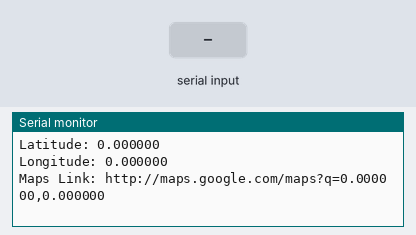
Bench run of a sketch on a simulated ESP8266 (Wemos D1 mini). On the bench: the last lines printed to the serial monitor. The inputs (shaded band) are chosen by the test bench.

Above: at 3.8 s.
3.9 s: "90,45,200\n" received over the second serial link
At 6.5 s:
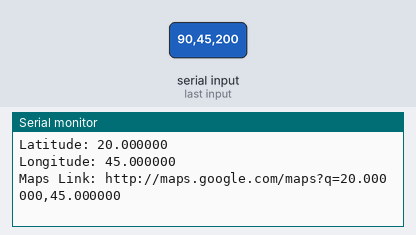
6.7 s: "30,150,10\n" received over the second serial link
At 9.5 s:
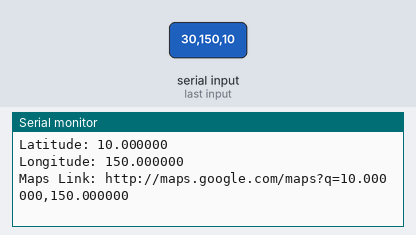
Timing chart, 0 to 11.0 s (numbered marks = the images above; inputs shaded):
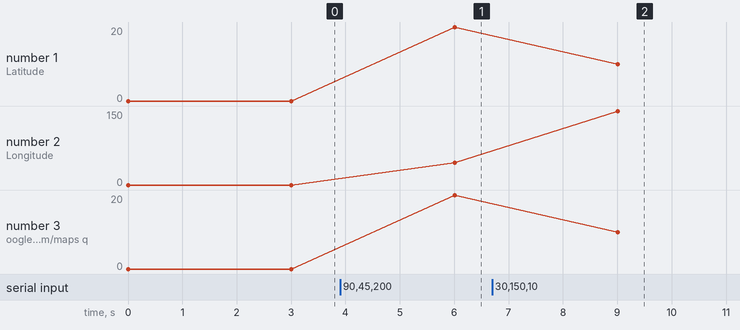

Measured:
- after the input at 3.9 s, the serial monitor: prints a new line after 2.1 s (image 1)
- after the input at 6.7 s, the serial monitor: prints a new line after 2.3 s (image 2)
- plotted number 1: 0 → 20 after the input at 3.9 s, 20 → 10 after the input at 6.7 s
- plotted number 2: 0 → 45 after the input at 3.9 s, 45 → 150 after the input at 6.7 s
- plotted number 3: 0 → 20 after the input at 3.9 s, 20 → 10 after the input at 6.7 s

The sketch:

WEMOS_GPSHGLRCM80ProV1.1.ino
```cpp
#include <SoftwareSerial.h>
#include <TinyGPS++.h>

int RXPin = D3;
int TXPin = D4;

int GPSBaud = 115200;
boolean newData = false;
float latitude, longitude;
int comma1, comma2, comma3, comma4, comma5, comma6;
String inputStringGPS, latitudeString, longitudeString;

SoftwareSerial gpsSerial(RXPin, TXPin);
TinyGPSPlus gps;

void setup()
{
  Serial.begin(115200);
  gpsSerial.begin(GPSBaud);
}

void loop()
{
  while (gpsSerial.available())
  {
    char inputCharGPS = (char)gpsSerial.read();
    inputStringGPS += inputCharGPS;
    newData = true;
  }

  if (newData)
  {
    latitude = getLatitude();
    longitude = getLongitude();
    Serial.print("Latitude: ");
    Serial.println(latitude, 6);
    Serial.print("Longitude: ");
    Serial.println(longitude, 6);
    getMapsLink(latitude, longitude);
    Serial.println("\n");
    inputStringGPS = "";
    newData = false;
  }

  delay(3000);
}

void indexOfComma()
{
  comma1 = inputStringGPS.indexOf(",");
  comma2 = inputStringGPS.indexOf(",", comma1 + 1);
  comma3 = inputStringGPS.indexOf(",", comma2 + 1);
  comma4 = inputStringGPS.indexOf(",", comma3 + 1);
  comma5 = inputStringGPS.indexOf(",", comma4 + 1);
  comma6 = inputStringGPS.indexOf(",", comma5 + 1);
}

float getLatitude()
{
  indexOfComma();
  latitudeString  = inputStringGPS.substring(comma2 + 1, comma3);
  float latitude = latitudeString.substring(0, 2).toFloat() + latitudeString.substring(2).toFloat() / 60.0;

  if (inputStringGPS.charAt(comma3 + 1) == 'S')
  {
    latitude *= -1.0;
  }

  return latitude;
}

float getLongitude()
{
  indexOfComma();
  longitudeString = inputStringGPS.substring(comma4 + 1, comma5);
  float longitude = longitudeString.substring(0, 3).toFloat() + longitudeString.substring(3).toFloat() / 60.0;

  if (inputStringGPS.charAt(comma6 + 1) == 'W')
  {
    longitude *= -1.0;
  }

  return longitude;
}

void getMapsLink(float latitude, float longitude)
{
  Serial.print("Maps Link: http://maps.google.com/maps?q=");
  Serial.print(latitude, 6);
  Serial.print(",");
  Serial.print(longitude, 6);
}
```
